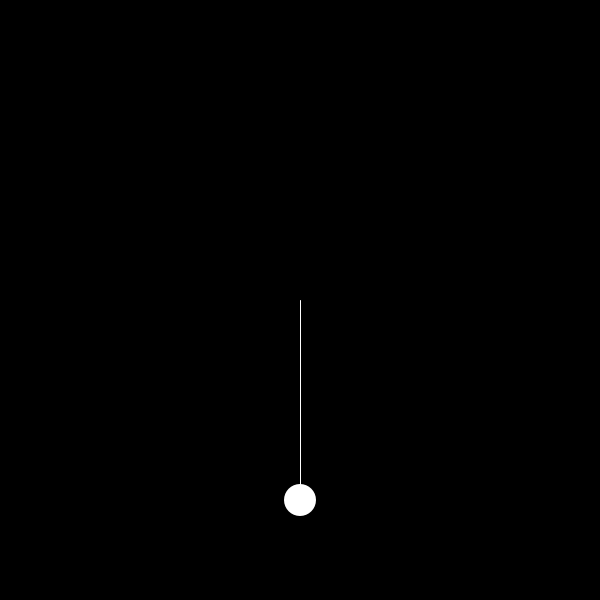
Frame 1 (no input)
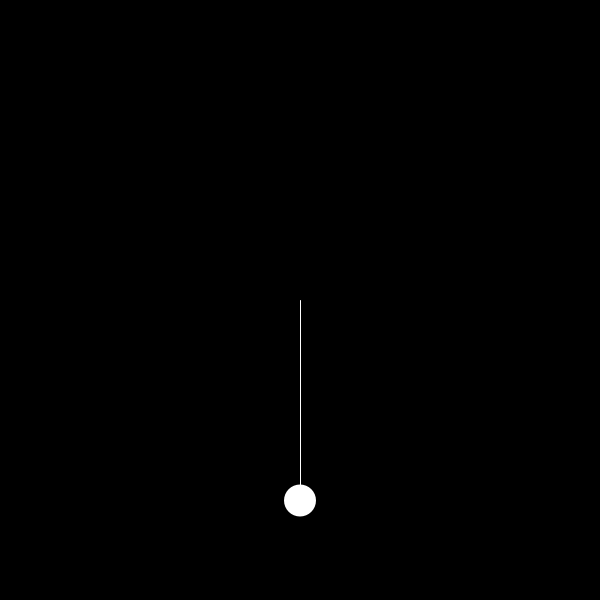
Frame 60 (the mouse pressed at the canvas centre just before this capture)
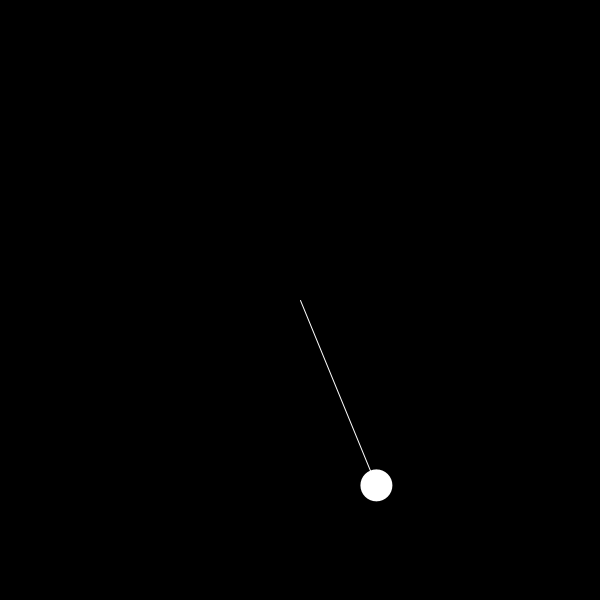
Frame 120 (the mouse held since frame 60 and released just before this capture)

The Processing sketch that drew these frames (run headless with seeded random() and noise(); from frame 60 on, the mouse is pressed at the canvas centre):

// Processing sketch: Pendulum
// ── Pendulum.pde
Body b;
PVector origin;
float restLen;

void setup() {
  size(600, 600);
  restLen = 200;
  origin = new PVector(width / 2, height / 2);
  b = new Body(width / 2, height / 2 + restLen);
}

void draw() {
  background(0);
  stroke(255);
  line(origin.x, origin.y, b.pos.x, b.pos.y);
  b.render();
  b.update();

  PVector spring = PVector.sub(b.pos, origin);
  float curLen = spring.mag();
  spring.normalize();
  float k = 1;
  float stretch = curLen - restLen;
  spring.mult(-k * stretch);
  b.applyForce(spring);

  if (mousePressed) {
    PVector w = new PVector(0.1, 0);
    b.applyForce(w);
  }
  PVector g = new PVector(0, 0.5);
  b.applyForce(g);
}

// ── Body.pde
class Body {
  PVector pos, vel, acc;
  
  float r;
  Body(float x, float y) {
    pos = new PVector(x, y);
    vel = new PVector();
    acc = new PVector();
    r = 16;
  }
  
  void applyForce(PVector force) {
    acc.add(force);
  }
  
  void update() {
    vel.add(acc);
    pos.add(vel);
    acc.mult(0);
    pos.x = constrain(pos.x, r, width - r);
  }
  
  void render() {
    fill(255);
    noStroke();
    ellipse(pos.x, pos.y, r * 2, r * 2);
  }
}
